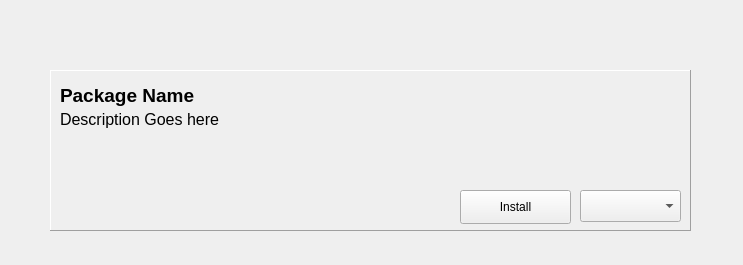
<?xml version="1.0" encoding="UTF-8"?>
<ui version="4.0">
 <class>Form</class>
 <widget class="QWidget" name="Form">
  <property name="geometry">
   <rect>
    <x>0</x>
    <y>0</y>
    <width>743</width>
    <height>265</height>
   </rect>
  </property>
  <property name="windowTitle">
   <string>Form</string>
  </property>
  <widget class="QFrame" name="PackageCard">
   <property name="geometry">
    <rect>
     <x>50</x>
     <y>70</y>
     <width>641</width>
     <height>161</height>
    </rect>
   </property>
   <property name="frameShape">
    <enum>QFrame::Shape::Panel</enum>
   </property>
   <property name="frameShadow">
    <enum>QFrame::Shadow::Raised</enum>
   </property>
   <widget class="QLabel" name="Name">
    <property name="geometry">
     <rect>
      <x>10</x>
      <y>0</y>
      <width>301</width>
      <height>51</height>
     </rect>
    </property>
    <property name="font">
     <font>
      <pointsize>14</pointsize>
      <bold>true</bold>
     </font>
    </property>
    <property name="text">
     <string>Package Name</string>
    </property>
    <property name="textFormat">
     <enum>Qt::TextFormat::AutoText</enum>
    </property>
   </widget>
   <widget class="QLabel" name="Description">
    <property name="geometry">
     <rect>
      <x>10</x>
      <y>40</y>
      <width>371</width>
      <height>101</height>
     </rect>
    </property>
    <property name="font">
     <font>
      <pointsize>12</pointsize>
      <bold>false</bold>
     </font>
    </property>
    <property name="text">
     <string>Description Goes here</string>
    </property>
    <property name="textFormat">
     <enum>Qt::TextFormat::AutoText</enum>
    </property>
    <property name="alignment">
     <set>Qt::AlignmentFlag::AlignLeading|Qt::AlignmentFlag::AlignLeft|Qt::AlignmentFlag::AlignTop</set>
    </property>
    <property name="wordWrap">
     <bool>true</bool>
    </property>
   </widget>
   <widget class="QPushButton" name="InstallButton">
    <property name="geometry">
     <rect>
      <x>410</x>
      <y>120</y>
      <width>111</width>
      <height>34</height>
     </rect>
    </property>
    <property name="text">
     <string>Install</string>
    </property>
   </widget>
   <widget class="QComboBox" name="VersionsBox">
    <property name="geometry">
     <rect>
      <x>530</x>
      <y>120</y>
      <width>101</width>
      <height>32</height>
     </rect>
    </property>
   </widget>
  </widget>
 </widget>
 <resources/>
 <connections/>
</ui>
